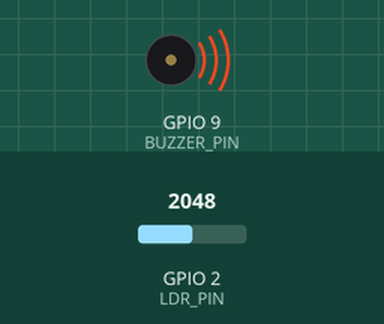
This program was run on a simulated ESP32-S3. On the bench: buzzer (waves = sounding). The inputs (shaded band) are chosen by the test bench; at power-on: GPIO 2 (LDR_PIN) = 2048. What the program prints to the serial monitor is not drawn.

Above: at 0.1 s.
Timing chart, 0 to 1.6 s (numbered marks = the images above):
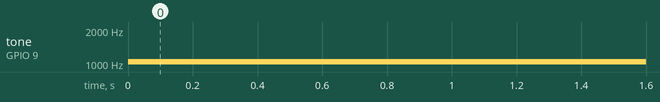

The program:

main.cpp
```cpp
#include <Arduino.h>
#include "freertos/FreeRTOS.h"
#include "freertos/task.h"

// Pin definitions
const int LDR_PIN = 2;    // LDR connected to GPIO2
const int BUZZER_PIN = 9; // Buzzer connected to GPIO9

// Task function declaration
void BuzzerControlTask(void *parameter);

void setup() {
  // Initialize serial communication
  Serial.begin(115200);

  // Configure pins
  pinMode(LDR_PIN, INPUT);
  pinMode(BUZZER_PIN, OUTPUT);

  // Create the buzzer control task
  xTaskCreate(
    BuzzerControlTask,    // Task function
    "BuzzerControl",      // Task name
    2048,                 // Stack size
    NULL,                 // Task parameters
    1,                    // Priority
    NULL                  // Task handle
  );
}

void loop() {
  // Empty loop as we're using FreeRTOS tasks
  vTaskDelete(NULL);
}

void BuzzerControlTask(void *parameter) {
  while(1) {
    // Read LDR value
    int ldrValue = analogRead(LDR_PIN);

    // Map LDR value (0-4095) to frequency (100-2000 Hz)
    int frequency = map(ldrValue, 0, 4095, 100, 2000);

    // Output the mapped frequency to the buzzer
    ledcSetup(0, frequency, 8); // Channel 0, frequency, 8-bit resolution
    ledcAttachPin(BUZZER_PIN, 0);
    ledcWrite(0, 127); // 50% duty cycle

    // Print debug information
    Serial.printf("LDR Value: %d, Frequency: %d Hz\n", ldrValue, frequency);

    // Small delay to prevent overwhelming the system
    vTaskDelay(pdMS_TO_TICKS(100));
  }
}
```

Measured:
- by itself, tone on GPIO 9 (BUZZER_PIN): silent → 1050 Hz at 0.00 s
